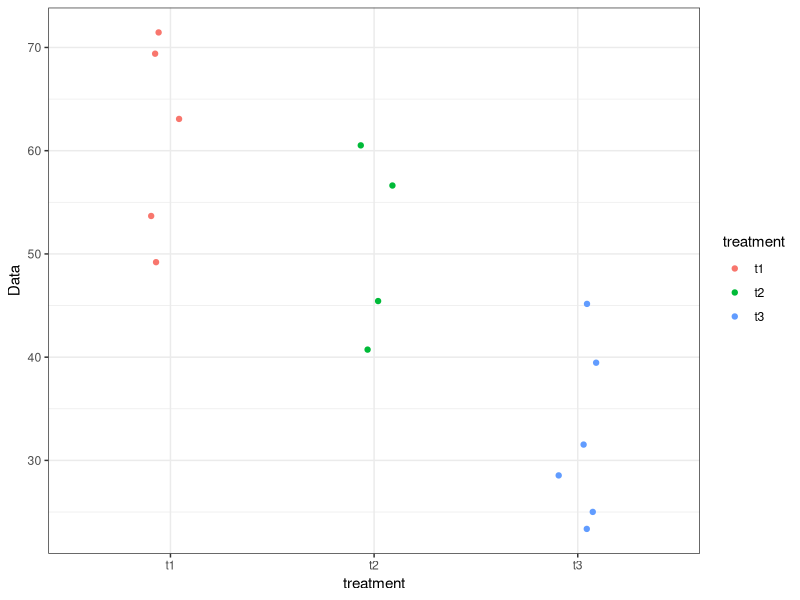
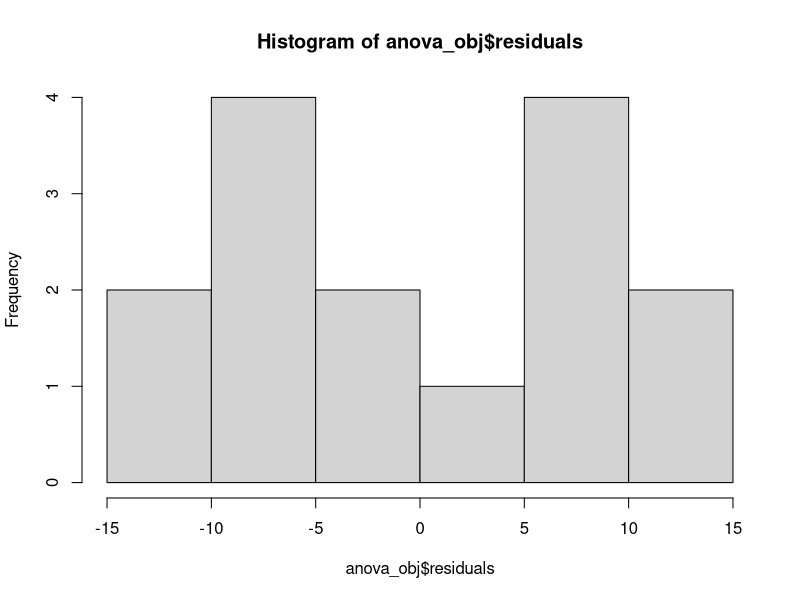
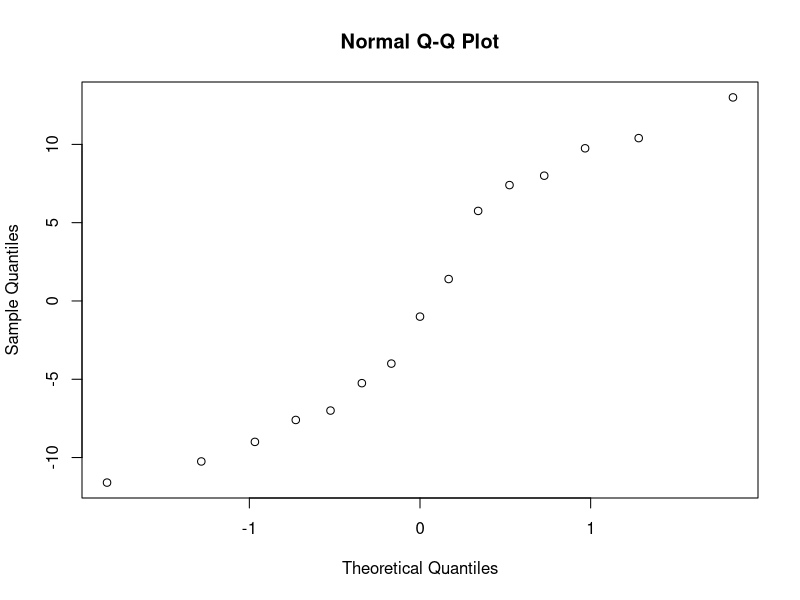
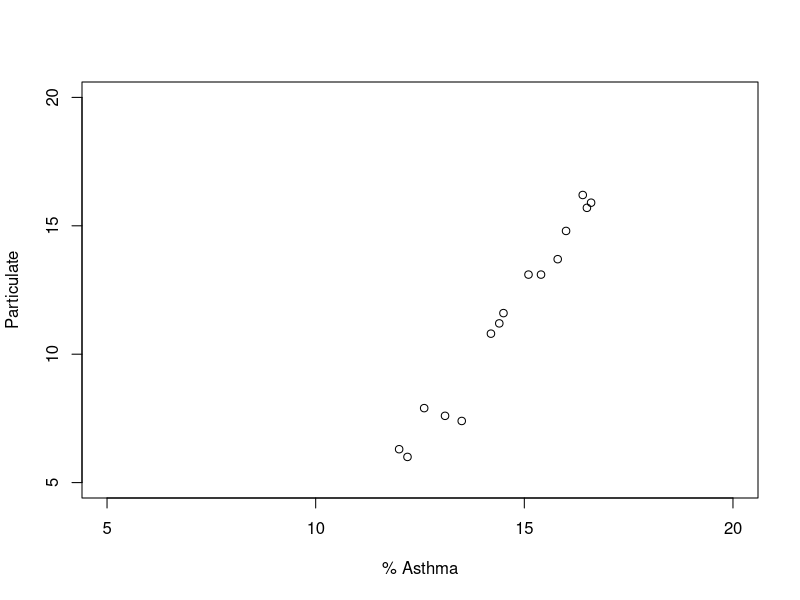
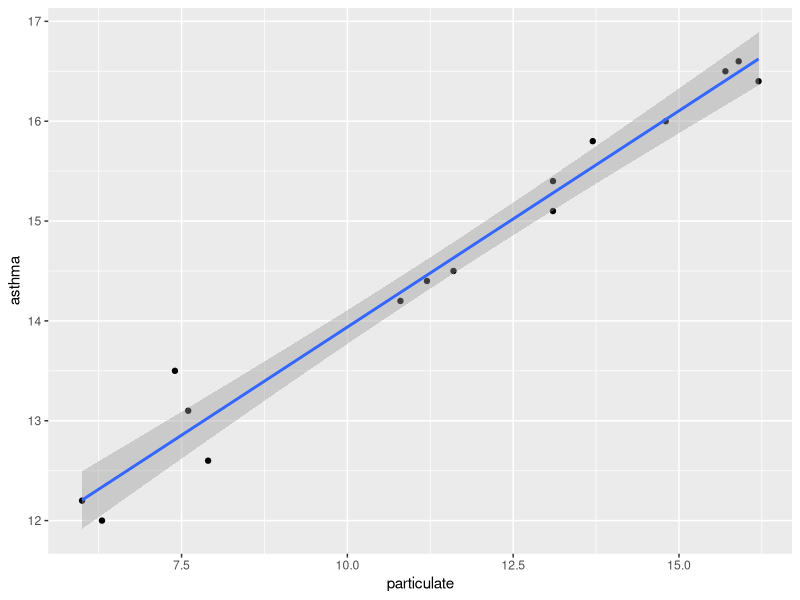
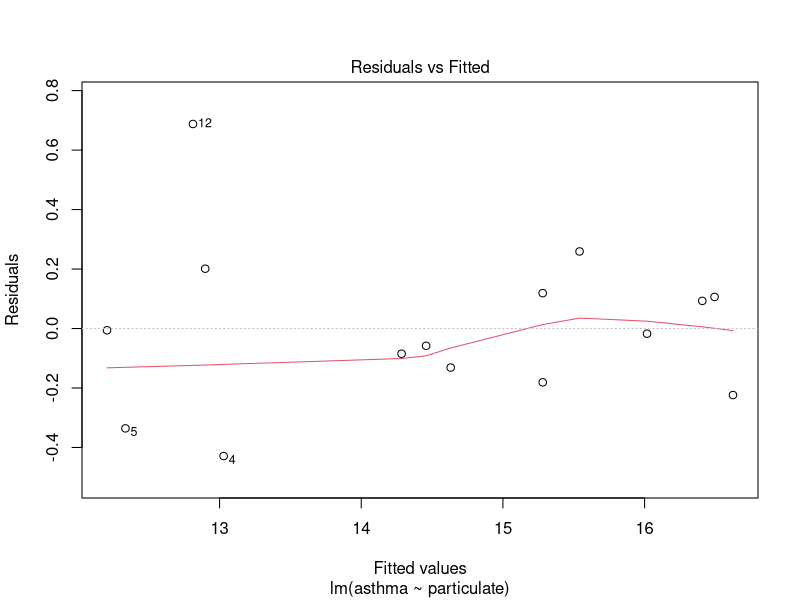
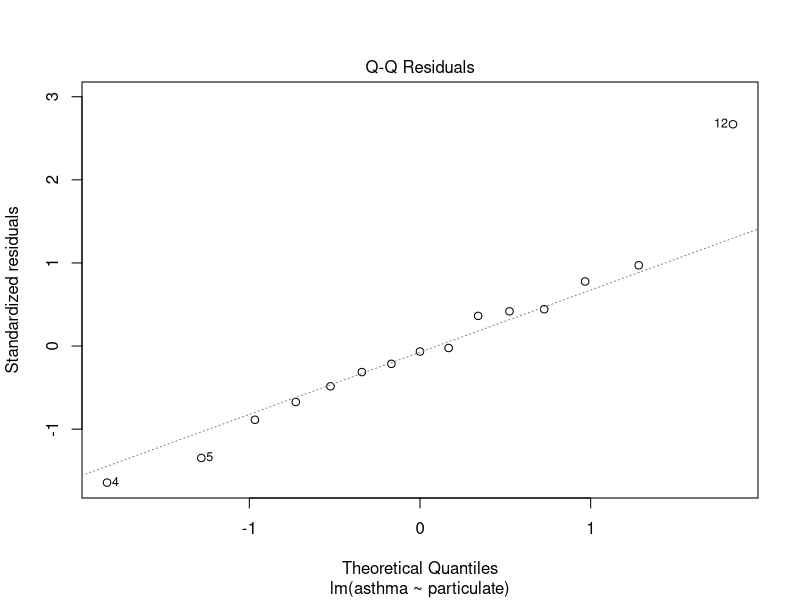
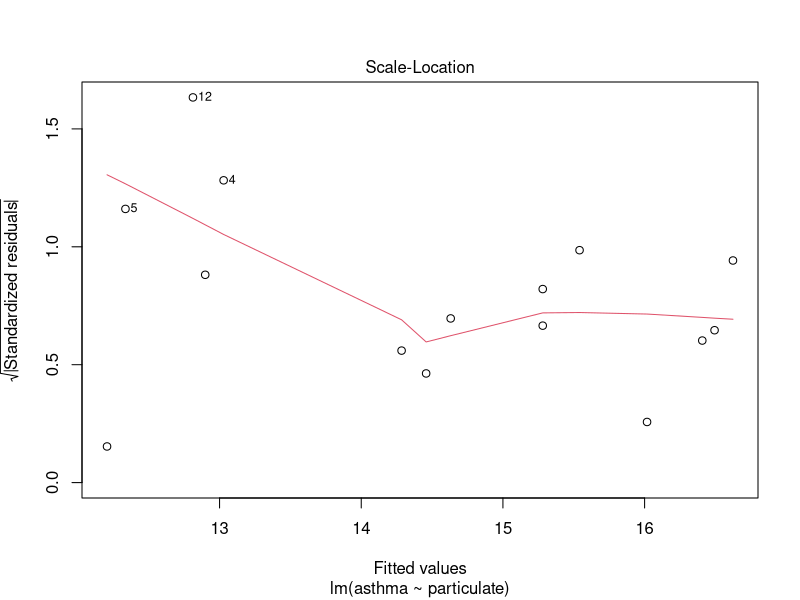

Source code (R) for these figures, in order:
## ---- chunk 1
knitr::opts_chunk$set(echo = TRUE)
options(scipen=999)
## ---- chunk 2
# Data for problem 1
t1 = c(63, 54, 69, 50, 72)
t2 = c(45, 60, 40, 56)
t3 = c(31, 40, 45, 25, 23, 28)
df = data.frame(treatment=c(rep("t1",5), rep("t2", 4), rep("t3", 6)), Data=c(t1, t2, t3))
anova_obj = aov(Data~treatment, data=df)
## ---- chunk 3
require(ggplot2)
ggplot(data=df, aes(x=treatment, y=Data, color=treatment))+  geom_jitter(width=0.1)+  theme_bw()

## ---- chunk 4
# Basic stats
xbar_1 = mean(t1); xbar_2 = mean(t2); xbar_3 = mean(t3) 
n_1 = length(t1); n_2 = length(t2); n_3 = length(t3)
sd_1 = sd(t1); sd_2 = sd(t2); sd_3 = sd(t3)
xbar_grand = mean(df$Data); n_grand = length(df$Data); k = 3
## ---- chunk 5
# MSE
sse = 0
for (val in t1){
  sse = sse + (val-xbar_1)^2
}
for (val in t2){
  sse = sse + (val-xbar_2)^2
}
for (val in t3){
  sse = sse + (val-xbar_3)^2
}
mse = sse/(n_grand - k)

# MST
sst = n_1*(xbar_1 - xbar_grand)^2 + n_2*(xbar_2 - xbar_grand)^2 + n_3*(xbar_3 - xbar_grand)^2
mst = sst/(k - 1)

# F Stat
fstat = mst / mse

table = data.frame(
   source = c("Treatment", "Error", "Total"), 
   df = c(k-1, n_grand-k, n_grand-1),
   ss = c(sst, sse, sse+sst),
   ms = c(mst, mse, "-"),
   f = c(fstat, "-", "-"),
   pval = c("<.001", "-", "-"),
   stringsAsFactors = FALSE
)
print(table)

# Check with R
summary(anova_obj)
## ---- chunk 6
hist(anova_obj$residuals)
qqnorm(anova_obj$residuals)
## ---- chunk 7
tukey_mult = qtukey(p=(1-0.05), nmeans = 3, df = 12)/sqrt(2)
t1t2_low = abs(xbar_1 - xbar_2) - (tukey_mult*sqrt(mse*((1/n_1) + 1/(n_2))))
t1t2_high = abs(xbar_1 - xbar_2) + (tukey_mult*sqrt(mse*((1/n_1) + 1/(n_2))))
t1t3_low = abs(xbar_1 - xbar_3) - (tukey_mult*sqrt(mse*((1/n_1) + 1/(n_3))))
t1t3_high = abs(xbar_1 - xbar_3) + (tukey_mult*sqrt(mse*((1/n_1) + 1/(n_3))))
t2t3_low = abs(xbar_2 - xbar_3) - (tukey_mult*sqrt(mse*((1/n_2) + 1/(n_3))))
t2t3_high = abs(xbar_2 - xbar_3) + (tukey_mult*sqrt(mse*((1/n_2) + 1/(n_3))))

paste("T1 vs T2:", "(", t1t2_low, ",",  t1t2_high, ")", sep="")
paste("T1 vs T3:", "(", t1t3_low, ",",  t1t3_high, ")", sep="")
paste("T2 vs T3:", "(", t2t3_low, ",",  t2t3_high, ")", sep="")
## ---- chunk 8
bonf_mult = qt(p=(0.05/6), df = 12 , lower.tail = FALSE)
print(tukey_mult)
print(bonf_mult)
print(abs(tukey_mult-bonf_mult))
## ---- chunk 9
kruskal.test(Data~treatment, data=df)
wilcox.test(t1, t2)
wilcox.test(t1, t3)
wilcox.test(t2, t3)
## ---- chunk 10
# Data for problem 2
xbar_1 = 39.1; xbar_2 = 29.9; xbar_3 = 45.9
n_1 = 9; n_2 = 8; n_3 = 10
sd_1 = sqrt(24.6); sd_2 = sqrt(16.4); sd_3 = sqrt(10.3)
xbar_grand = (xbar_1 + xbar_2 + xbar_3)/3 ; n_grand = n_1 + n_2 + n_3; k = 3

# MSE (how to get from just standard deviation???)
sse = 404.3672
mse = sse/(n_grand - k)

# MST
sst = n_1*(xbar_1 - xbar_grand)^2 + n_2*(xbar_2 - xbar_grand)^2 + n_3*(xbar_3 - xbar_grand)^2
mst = sst/(k - 1) 

# F Stat
fstat = mst / mse

table = data.frame(
   source = c("Treatment", "Error", "Total"), 
   df = c(k-1, n_grand-k, n_grand-1),
   ss = c(sst, sse, sse+sst),
   ms = c(mst, mse, "-"),
   f = c(fstat, "-", "-"),
   pval = c("<.000", "-", "-"),
   stringsAsFactors = FALSE
)
print(table)
## ---- chunk 11
tukey_mult = qtukey(p=(1-0.05), nmeans = 3, df = 24)/sqrt(2)
t1t2_low = abs(xbar_1 - xbar_2) - (tukey_mult*sqrt(mse*((1/n_1) + 1/(n_2))))
t1t2_high = abs(xbar_1 - xbar_2) + (tukey_mult*sqrt(mse*((1/n_1) + 1/(n_2))))
t1t3_low = abs(xbar_1 - xbar_3) - (tukey_mult*sqrt(mse*((1/n_1) + 1/(n_3))))
t1t3_high = abs(xbar_1 - xbar_3) + (tukey_mult*sqrt(mse*((1/n_1) + 1/(n_3))))
t2t3_low = abs(xbar_2 - xbar_3) - (tukey_mult*sqrt(mse*((1/n_2) + 1/(n_3))))
t2t3_high = abs(xbar_2 - xbar_3) + (tukey_mult*sqrt(mse*((1/n_2) + 1/(n_3))))

paste("T1 vs T2:", "(", t1t2_low, ",",  t1t2_high, ")", sep="")
paste("T1 vs T3:", "(", t1t3_low, ",",  t1t3_high, ")", sep="")
paste("T2 vs T3:", "(", t2t3_low, ",",  t2t3_high, ")", sep="")
## ---- chunk 12
particulate = c(11.6, 15.9, 15.7, 7.9, 6.3, 13.7, 13.1, 10.8, 6.0, 7.6, 14.8, 7.4, 16.2, 13.1, 11.2)
asthma = c(14.5, 16.6, 16.5, 12.6, 12.0, 15.8, 15.1, 14.2, 12.2, 13.1, 16.0, 13.5, 16.4, 15.4, 14.4)
plot(particulate~asthma, ylab="Particulate", xlab="% Asthma", ylim=c(5, 20), xlim=c(5, 20))
## ---- chunk 13
print(sum((particulate-mean(particulate))*(asthma-mean(asthma)))/(sqrt(sum((particulate-mean(particulate))^2)*sum((asthma-mean(asthma))^2))))
cor(particulate, asthma)
## ---- chunk 14
beta_1 = cor(particulate, asthma) * sd(asthma) / sd(particulate)
beta_0 = mean(asthma) - (beta_1*mean(particulate))
paste("Slope: ",beta_1, sep ="")
paste("Intercept: ",beta_0, sep = "")
## ---- chunk 15
mod = lm(asthma~particulate)
require(ggplot2)
ggplot(data=data.frame(particulate, asthma), aes(x=particulate, y=asthma))+
  geom_point()+
  geom_smooth(method="lm", se=TRUE)
plot(mod)
## ---- chunk 16
summary(mod)
## ---- chunk 17
# G
se = 0.28*sqrt(1 + 1/15 + (13-11.42)^2/(14-13.05))
upper = 15.2 + 0.63
lower = 15.2 - 0.63
paste("CI G:", "(", lower, ",",  upper, ")", sep="")

# H
se = 0.28*sqrt(1/15 + (10-11.42)^2/(14 + 13.05))
upper = 13.91 + 0.17
lower = 13.91 - 0.17
paste("CI H:", "(", lower, ",",  upper, ")", sep="")

# I
# 3ppm is outside values of x user to build the model. Therefore using a confidence interval would not yield reliable results.

# J
# Since there is a smaller standard error, the interval at x=12 is narrower (it's closer to xbar = 11.42)

## ---- chunk 18
b_1 = 10360/11000
b_0 = 47.91 - (b_1 * 50)

print(b_0)
print(b_1)
## ---- chunk 19
sse = 11.67
mse = sse/9
t = (b_1 - 1) / (sqrt(mse/(11000)))
print(t)
2*pt(-abs(t),df = 9)
